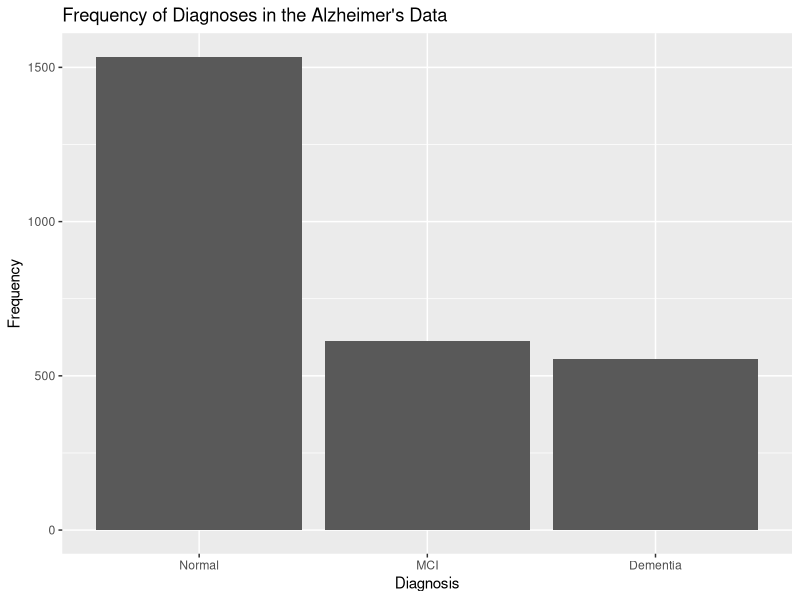
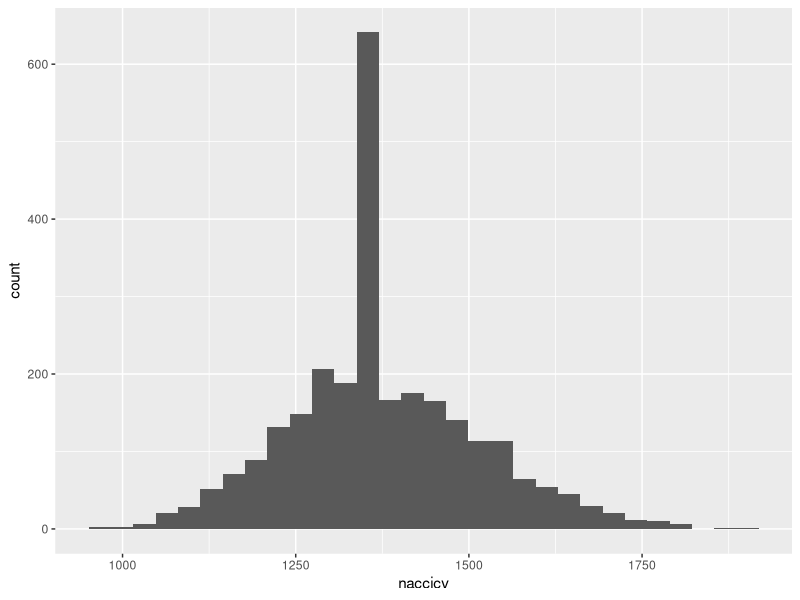
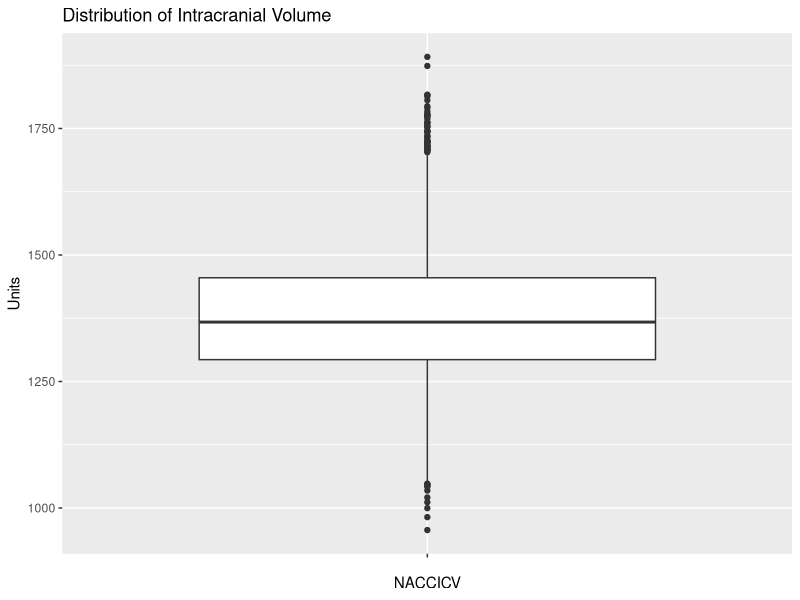
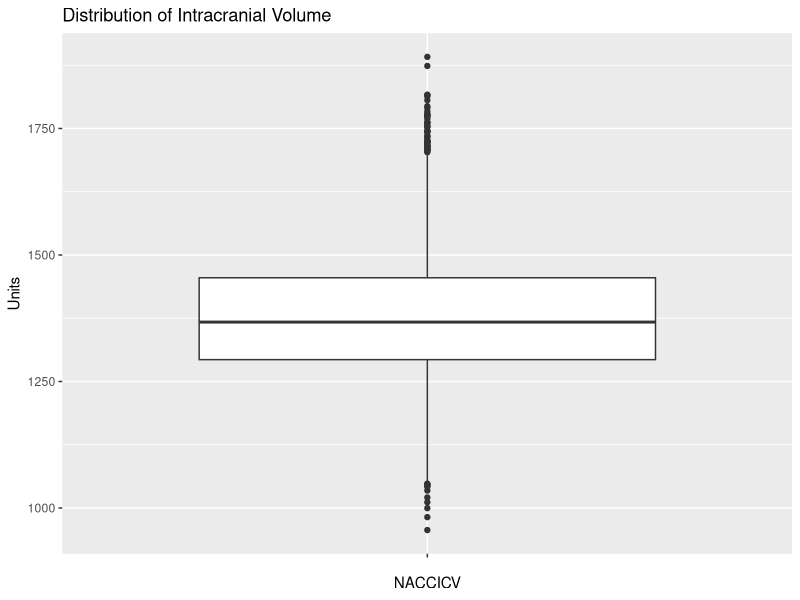
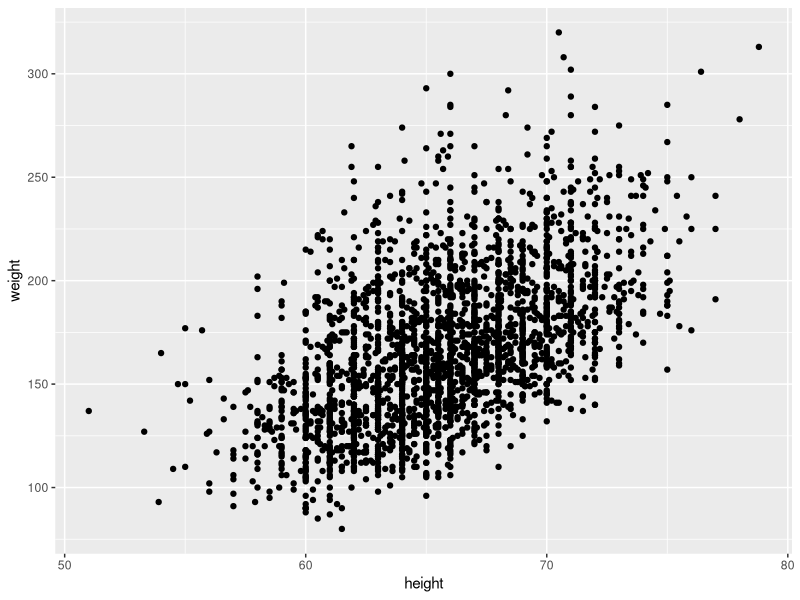
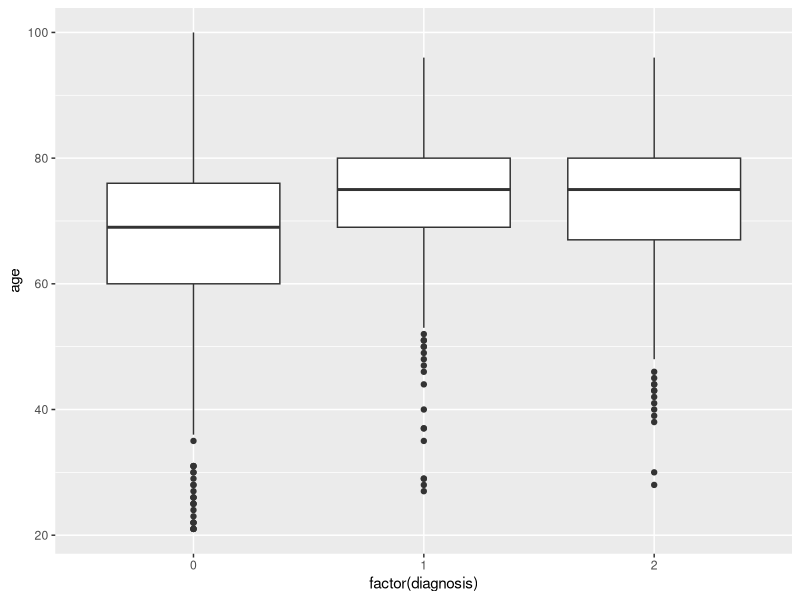

Write the R code that produced these figures, in order.
library(tidyverse)

setwd("~/Desktop/UCI/Summer 2023/DATA/slides/data")
AD <- readr::read_csv("alzheimer_data.csv")

AD_subset <- AD %>% select(id,diagnosis,educ)
head(AD_subset)

AD_subset <- AD_subset %>% 
  mutate(diagnosis = as.factor(diagnosis))
summary(AD_subset$diagnosis)

AD_subset %>% 
  ggplot() +
  geom_bar(aes(x = diagnosis)) +
  scale_x_discrete(breaks = c(0, 1, 2), 
                   labels = c("Normal", "MCI", "Dementia"))  +
  labs(x = "Diagnosis", y = "Frequency", 
       title = "Frequency of Diagnoses in the Alzheimer's Data")

AD %>% 
  ggplot() +
  geom_histogram(aes(x = naccicv))

AD %>% 
  ggplot(aes(x = "", y = naccicv)) +
  geom_boxplot() +
  labs(x = "NACCICV", y = "Units", 
       title = "Distribution of Intracranial Volume")

AD %>% 
  ggplot() +
  geom_boxplot(aes(x = "", y = naccicv)) +
  labs(x = "NACCICV", y = "Units", 
       title = "Distribution of Intracranial Volume")

quantile(AD$naccicv)


AD %>% 
  select(height, weight) %>% 
  ggplot() +
  geom_point(aes(x = height, y = weight))

AD %>% 
  ggplot() +
  geom_boxplot(aes(x = factor(diagnosis), y = age))



